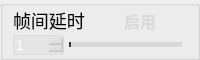
                  <widget class="QGroupBox" name="groupBox_6">
                   <property name="minimumSize">
                    <size>
                     <width>0</width>
                     <height>60</height>
                    </size>
                   </property>
                   <property name="maximumSize">
                    <size>
                     <width>16777215</width>
                     <height>60</height>
                    </size>
                   </property>
                   <property name="styleSheet">
                    <string notr="true">#groupBox_6{
border:none;
}</string>
                   </property>
                   <property name="title">
                    <string/>
                   </property>
                   <layout class="QVBoxLayout" name="verticalLayout_8">
                    <property name="spacing">
                     <number>0</number>
                    </property>
                    <property name="leftMargin">
                     <number>10</number>
                    </property>
                    <property name="topMargin">
                     <number>0</number>
                    </property>
                    <property name="rightMargin">
                     <number>10</number>
                    </property>
                    <property name="bottomMargin">
                     <number>0</number>
                    </property>
                    <item>
                     <layout class="QHBoxLayout" name="horizontalLayout_13">
                      <property name="spacing">
                       <number>5</number>
                      </property>
                      <property name="bottomMargin">
                       <number>0</number>
                      </property>
                      <item>
                       <widget class="QLabel" name="label_11">
                        <property name="maximumSize">
                         <size>
                          <width>80</width>
                          <height>16777215</height>
                         </size>
                        </property>
                        <property name="styleSheet">
                         <string notr="true">font-size:18px;</string>
                        </property>
                        <property name="text">
                         <string>帧间延时</string>
                        </property>
                       </widget>
                      </item>
                      <item>
                       <widget class="QCheckBox" name="checkBox_enable">
                        <property name="styleSheet">
                         <string notr="true">
QCheckBox
{font-size: 16px;
	font-family: &quot;Microsoft YaHei&quot;;
	font-weight: bold;
 		border-radius:9px;
		background:rgba(66, 195, 255, 0);
color: rgb(218, 218, 218);;}

QCheckBox::indicator {
	width: 20px;
	height: 20px;
}
QCheckBox::indicator:unchecked {
    image: url(:/images/icon/button-off.png);
}

QCheckBox::indicator:checked {
    
    image: url(:/images/icon/button-on.png);
}
</string>
                        </property>
                        <property name="text">
                         <string>启用</string>
                        </property>
                       </widget>
                      </item>
                     </layout>
                    </item>
                    <item>
                     <layout class="QHBoxLayout" name="horizontalLayout_14">
                      <item>
                       <widget class="QSpinBox" name="rateSpinBox">
                        <property name="minimumSize">
                         <size>
                          <width>51</width>
                          <height>0</height>
                         </size>
                        </property>
                        <property name="styleSheet">
                         <string notr="true">QSpinBox{
background:rgba(200, 200, 200,50);
color:white;
font-size: 14px;
font-family: &quot;Microsoft YaHei UI&quot;;
border-style: solid;
border-width: 1px;
border-color: rgba(200, 200, 200,100);
border-radius: 3px;}

QSpinBox::down-button{
background:rgba(200, 200, 200,0);
border-image: url(:/images/icon/箭头_列表展开.png);}
QDoubleSpinBox::down-button::hover{
background:rgba(200, 200, 200,100);
border-image: url(:/images/icon/箭头_列表展开.png);}

QSpinBox::up-button{
background:rgba(200, 200, 200,0);
border-image: url(:/images/icon/箭头_列表收起.png);}
QSpinBox::up-button::hover{
background:rgba(200, 200, 200,100);
border-image: url(:/images/icon/箭头_列表收起.png);}
</string>
                        </property>
                        <property name="minimum">
                         <number>1</number>
                        </property>
                        <property name="maximum">
                         <number>30</number>
                        </property>
                       </widget>
                      </item>
                      <item>
                       <widget class="QSlider" name="rateSlider">
                        <property name="styleSheet">
                         <string notr="true">QSlider{
border-color: #bcbcbc;
color:#d9d9d9;
}
QSlider::groove:horizontal {                                
     border: 1px solid #999999;                             
     height: 3px;                                           
    margin: 0px 0;                                         
     left: 5px; right: 5px; 
 }
QSlider::handle:horizontal {                               
     border: 0px ; 
     border-image:url(:/images/icon/圆.png);
	 width:16px;
     margin: -7px -7px -7px -7px;                  
} 
QSlider::add-page:horizontal{
background: qlineargradient(spread:pad, x1:0, y1:1, x2:0, y2:0, stop:0 #d9d9d9, stop:0.25 #d9d9d9, stop:0.5 #d9d9d9, stop:1 #d9d9d9); 

}
QSlider::sub-page:horizontal{                               
 background: qlineargradient(spread:pad, x1:0, y1:1, x2:0, y2:0, stop:0 #373737, stop:0.25 #373737, stop:0.5 #373737, stop:1 #373737);                     
}</string>
                        </property>
                        <property name="minimum">
                         <number>1</number>
                        </property>
                        <property name="maximum">
                         <number>30</number>
                        </property>
                        <property name="pageStep">
                         <number>1</number>
                        </property>
                        <property name="value">
                         <number>1</number>
                        </property>
                        <property name="orientation">
                         <enum>Qt::Horizontal</enum>
                        </property>
                       </widget>
                      </item>
                     </layout>
                    </item>
                   </layout>
                  </widget>
